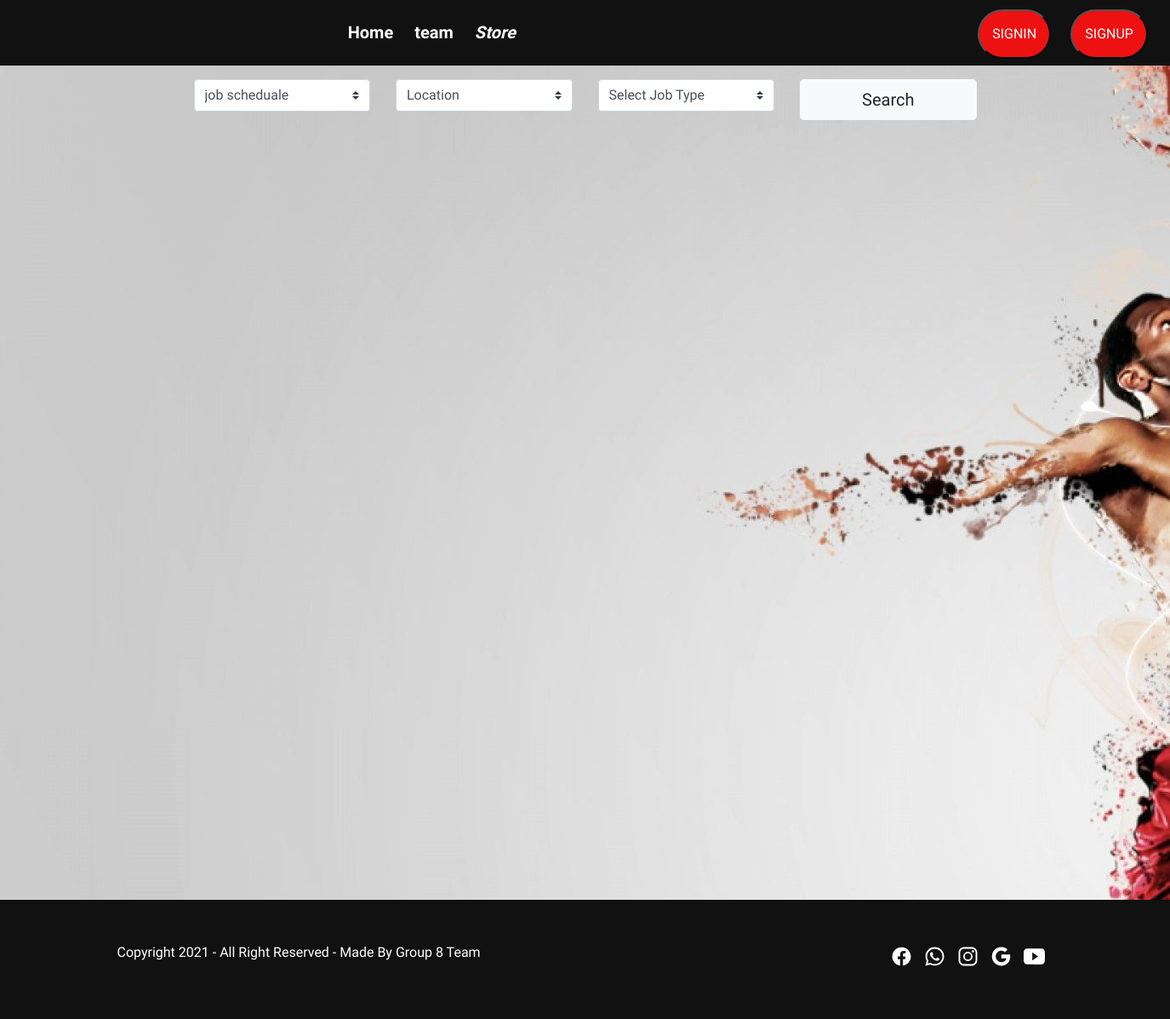
Before: /seekjob with the older database file.
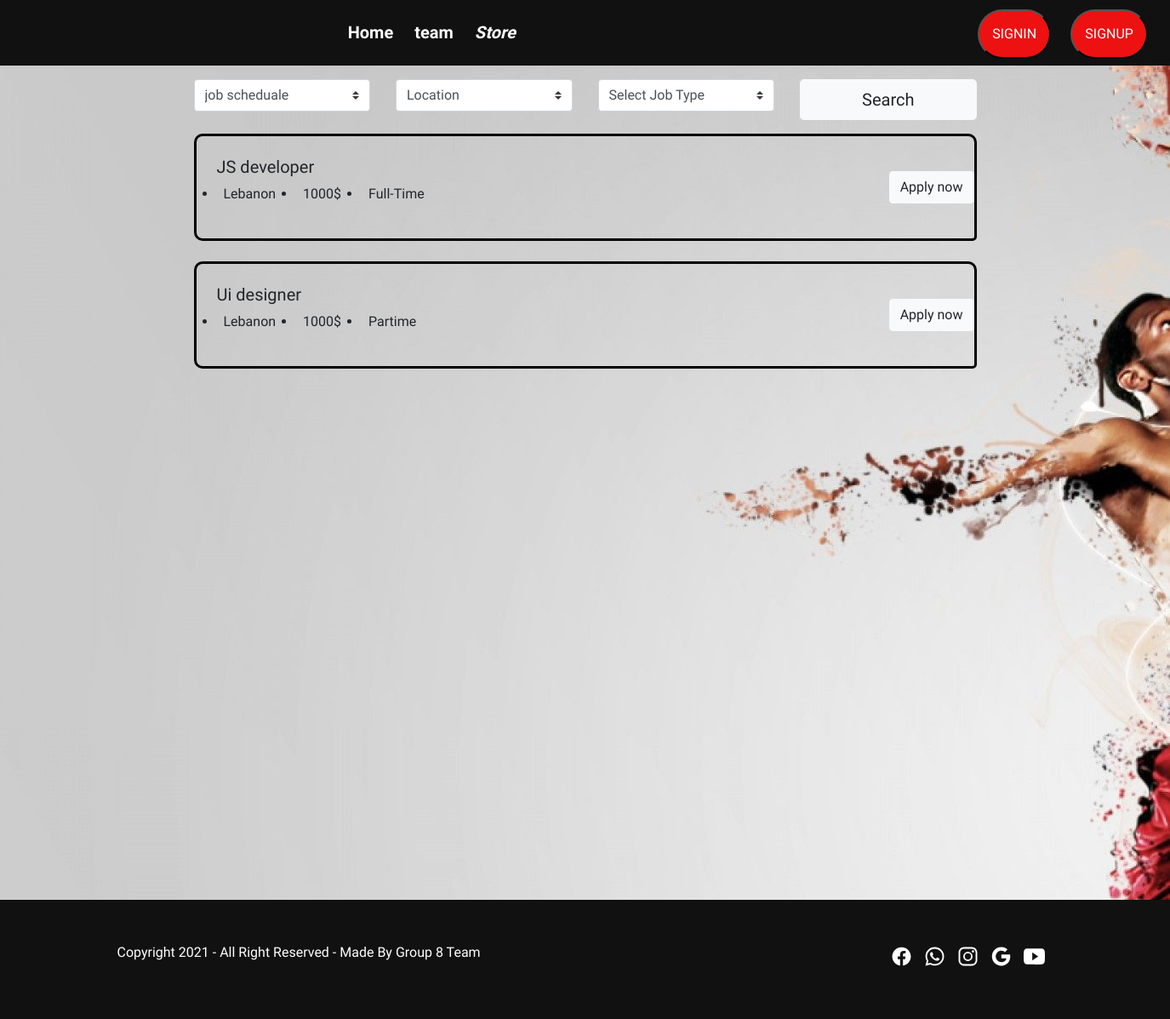
After: the same page with the newer database file.
### gymApp/models.py (models this page shows)
class jobs(models.Model):
    idofjob = models.CharField(max_length=255,default=0)
    position = models.CharField(max_length=255,default=0)
    location = models.CharField(max_length=255,default=0)
    salary = models.CharField(max_length=255,default=0)
    jobschedule = models.CharField(max_length=255,default=0)

### gymApp/views.py (the view)
# urls.py: path('seekjob',views.joblist ,name='joblist'),
def joblist(request):
    mydictionary = {  'alljob' : jobs.objects.all()}
    return render(request,'listofjobs.html',context=mydictionary)

### templates/listofjobs.html (shortened to what the changed rows need)
{%load static%}
<!DOCTYPE html>
<html lang="en">
<head>
    <link href="https://cdn.jsdelivr.net/npm/bootstrap@4.4.1/dist/css/bootstrap.min.css" rel="stylesheet">
    <link rel="stylesheet" type="text/css" href="{% static 'css/lt1.css' %}">
</head>
<div class="container-fluid">
    <div class="navbar">
    <h1>Portfolio</h1>
    </div>
    </div>
<body style="background-image: url('/static/images/2.jpg');">
<link rel="stylesheet" href="https://cdnjs.cloudflare.com/ajax/libs/material-design-iconic-font/2.2.0/css/material-design-iconic-font.min.css" />
<div class="container">
            <div class="row">
                <div class="col-lg-10 mx-auto">
                    <div class="career-search mb-60">
                        <div class="filter-result" id="filter" style="width:100%; height: 900px; overflow:scroll ;">
                            {% for each in alljob %}
                            <div class="job-box d-md-flex align-items-center justify-content-between mb-30" style=" border: 3px solid black; border-radius: 10px 10px 5px;">
                                <div class="job-left my-4 d-md-flex align-items-center flex-wrap">
                                    <div class="job-content">
                                        <h5 class="text-center text-md-left">{{each.position}}</h5>
                                        <ul class="d-md-flex flex-wrap text-capitalize ff-open-sans">
                                            <li class="mr-md-4">
                                                 {{each.location}}
                                            </li>
                                            <li class="mr-md-4">
                                                 {{each.salary}}
                                            </li>
                                            <li class="mr-md-4">
                                                 {{each.jobschedule}}
                                            </li>
                                        </ul>
                                    </div>
                                </div>
                                <div class="job-right my-4 flex-shrink-0">
                                    <a href = 'jobapp?id={{each.idofjob}}'       class="btn d-block w-100 d-sm-inline-block btn-light" >Apply now  </a>
                                </div>
                            </div>
              <br>
                                            {% endfor%}
                        </div>
                    </div>
                </div>
            </div>
        </div>
        </body>
        </html>

Changed rows visible on the page:
added jobs: position "JS developer", location "Lebanon", salary "1000$", jobschedule "Full-Time"
added jobs: position "Ui designer", location "Lebanon", salary "1000$", jobschedule "Partime"
